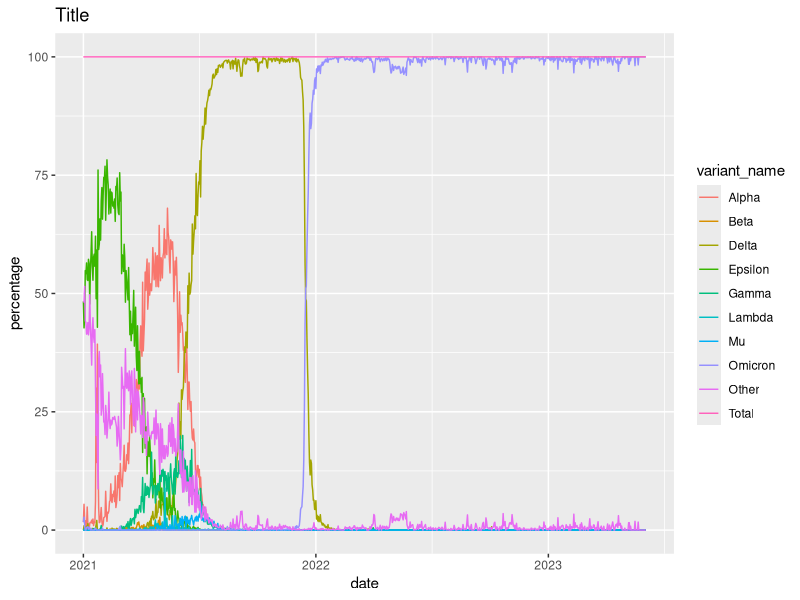
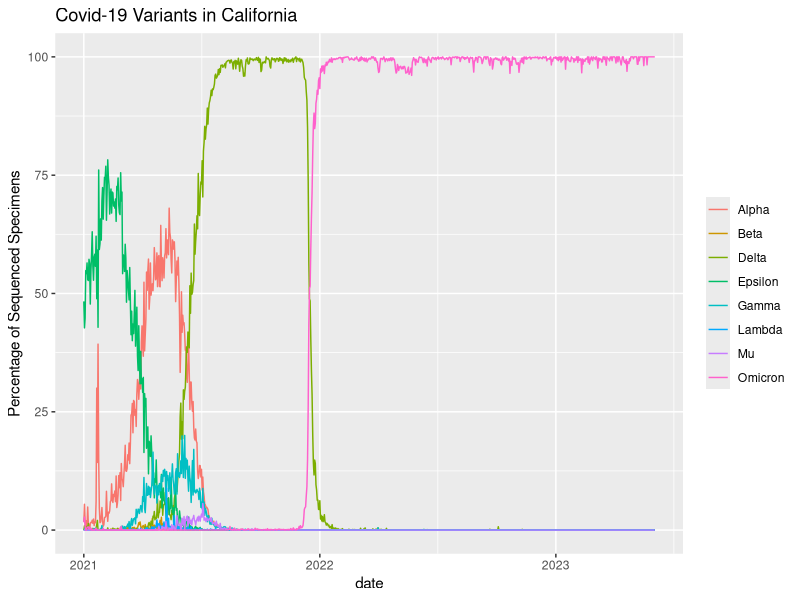
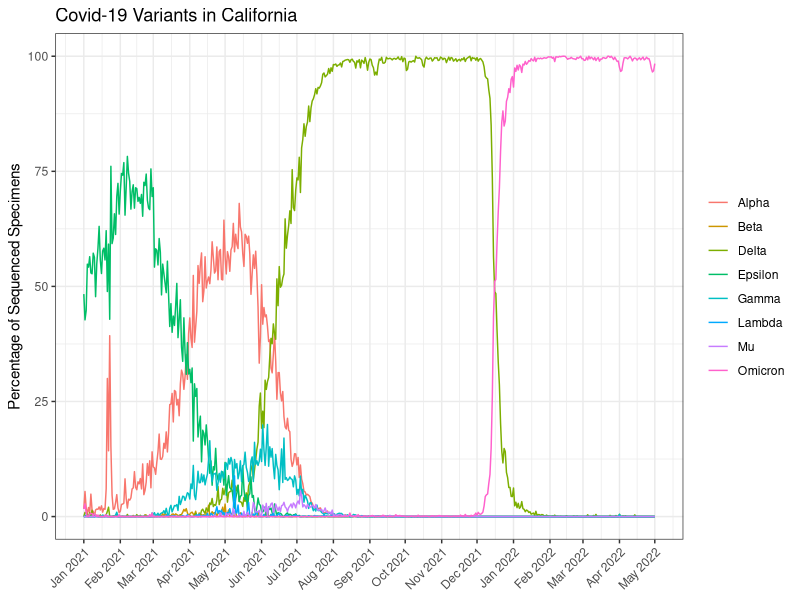

Here is the R script that generated these plots, in order:
## ---- chunk 1
library(knitr)
opts_chunk$set(tidy.opts=list(width.cutoff=60),tidy=TRUE)
## ---- chunk 2
library(ggplot2)
library(lubridate)
library(dplyr)
## ---- chunk 3
data <- read.csv("covid19_variants.csv")
head(data)
## ---- chunk 4
data$date <- as.Date(data$date)
data_2 <- dplyr::filter(data, variant_name %in% c("Alpha", "Beta", "Delta","Epsilon", "Gamma", "Lambda", "Mu", "Omicron"))
data_3 <- data_2[data_2$date >= "2021-01-01" & data_2$date <= "2022-05-01", ]

head(data_2)
tail(data_3)
## ---- chunk 5
plot<- ggplot(data) +
            aes(date, percentage, color=variant_name)+
            geom_line()+
            labs(title="Title")

plot
## ---- chunk 6
plot<- ggplot(data_2) +
            aes(date, percentage, color=variant_name)+
            geom_line()+
            labs(title="Covid-19 Variants in California", y="Percentage of Sequenced Specimens", color=NULL)

plot
## ---- chunk 7
plot<- ggplot(data_3) +
            aes(date, percentage, color=variant_name)+
            geom_line()+
            labs(title="Covid-19 Variants in California", y="Percentage of Sequenced Specimens", color=NULL)+
            theme_bw()

plot + theme(axis.text.x = element_text(angle=45, hjust = 1)) + scale_x_date(name=NULL, date_breaks="1 month", date_labels="%b %Y")

